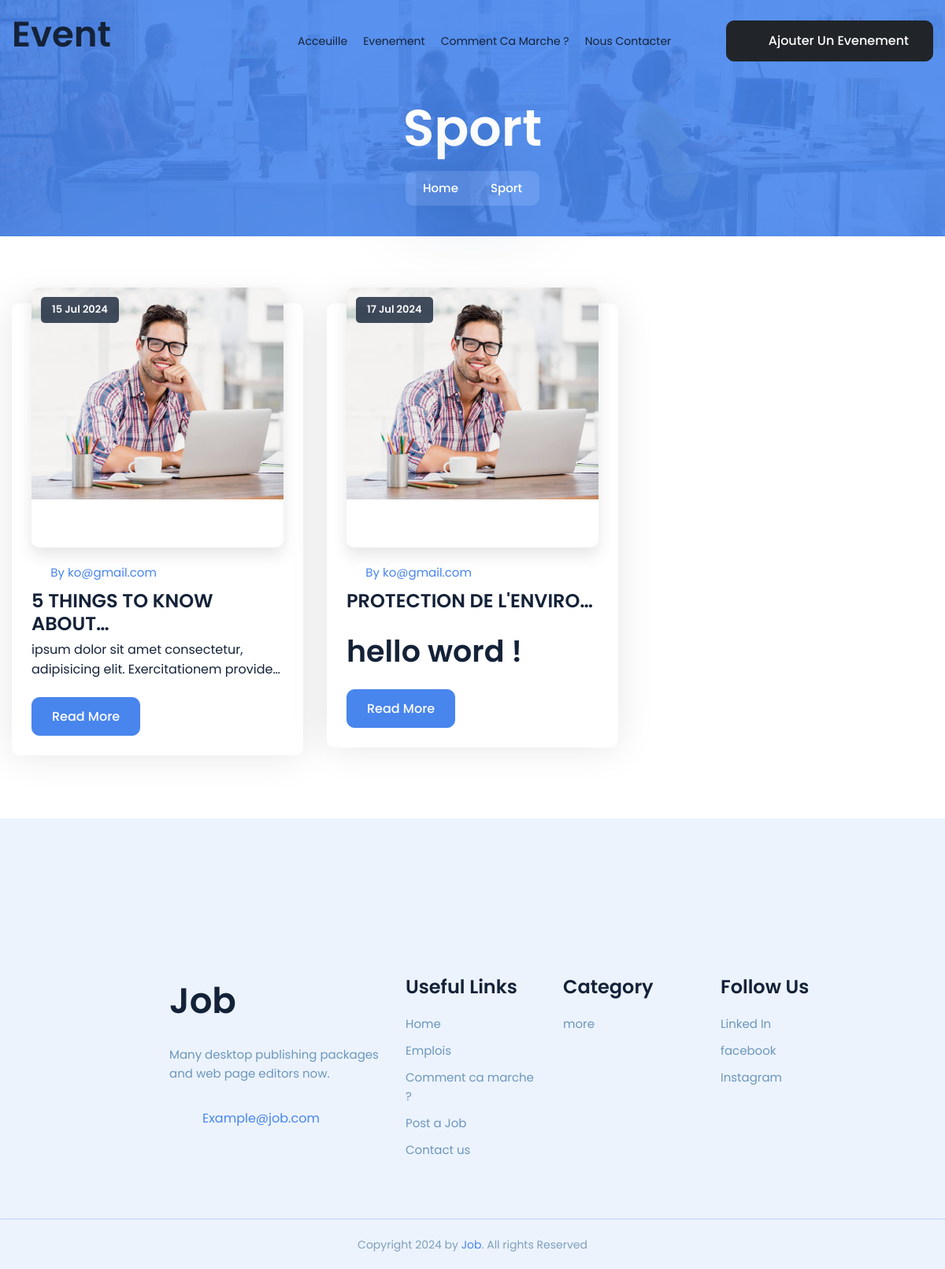
The page /category/cat-850979/ on the database as committed earlier.
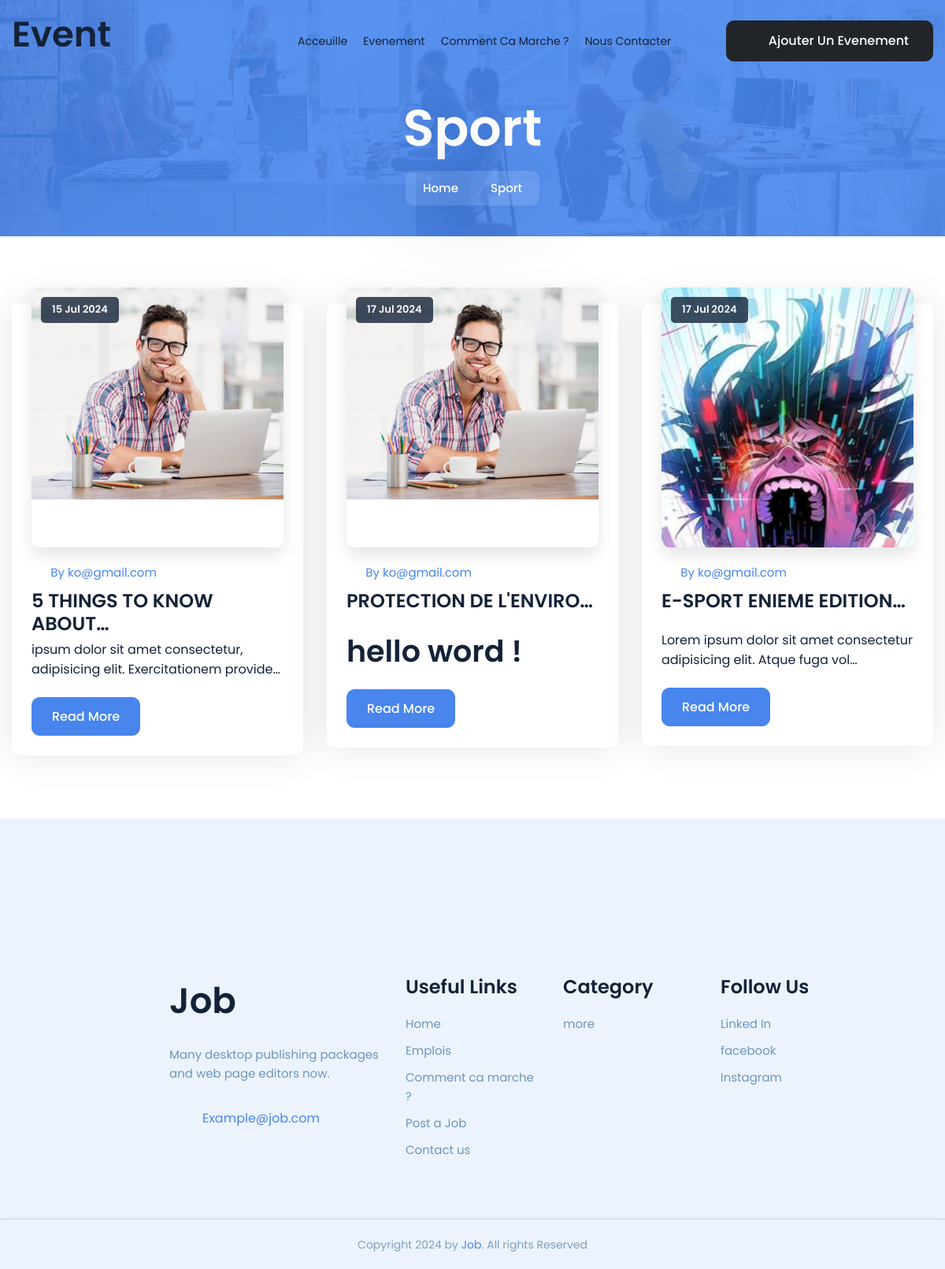
The same page on the database as committed later.
### post/models.py (models this page shows, shortened)
class Category(models.Model):
    cid = ShortUUIDField(unique=True, length=6,max_length=255, alphabet='1234567890' , editable=False,  prefix='cat-')
    title = models.CharField(max_length=50)
    image = models.ImageField(max_length=250, default='default.jpg')
    add_date = models.DateTimeField(auto_now=False, auto_now_add=True)

class Post(models.Model):
    jid = ShortUUIDField(unique=True, length=6 ,max_length=255, alphabet='1234567890' , editable=False,  prefix='job-')
    title = models.CharField(max_length=50)
    image = models.ImageField(max_length=250, default='default.jpg')
    category = models.ForeignKey(Category,on_delete=models.CASCADE, default='', related_name='category')
    author = models.ForeignKey(ProfileEmployeur,on_delete=models.CASCADE,related_name='author')
    description = models.TextField()
    tag = TaggableManager()
    publication_date = models.DateTimeField(auto_now=False, auto_now_add=True)
    active = models.BooleanField(default=True)

### user/models.py (models this page shows)
class ProfileEmployeur(models.Model):
    eid = ShortUUIDField(unique=True, max_length=255, length= 20 , primary_key=True , editable=False)
    user = models.OneToOneField(User, on_delete=models.CASCADE, default='')
    active = models.BooleanField(default=True)
    phone = models.CharField(max_length=50, default='')
    facebook_link =  models.URLField(max_length=250, blank=True, null=True, default='')
    instagram_link =  models.URLField(max_length=250, blank=True, null=True, default='')
    twetter_link =  models.URLField(max_length=250, blank=True, null=True, default='')
    youtube_link =  models.URLField(max_length=250, blank=True, null=True, default='')
    linkedin_link =  models.URLField(max_length=250, blank=True, null=True, default='')
    mail = models.EmailField(max_length=150, default='' , blank=True, null=True)
    phone = models.CharField(max_length=150, default='' , blank=True, null=True)
    whatsapp = models.CharField(max_length=150, default='' , blank=True, null=True)
    def __str__(self):
        return self.user.username

### post/views.py (the view)
# urls.py: path('category/<cid>/', views.categoryJobPage, name='cat-job'),
def categoryJobPage(request, cid):
    cat = Category.objects.get(cid = cid)
    post = Post.objects.filter(category=cat)
    context = {
        'post':post,
        'cat':cat
    }
    return render(request, 'category-job.html', context)

### Template/category-job.html
{% extends 'base.html' %}
{% load static %}
{% block body %}
<div class="page-content">
        <div class="dz-bnr-inr dz-bnr-inr-sm text-center overlay-primary-dark" style="background-image: url(assets/images/banner/bnr1.jpg);">
            <div class="container">
                <div class="dz-bnr-inr-entry">
                    <h1>{{cat.title}}</h1>
                    <nav aria-label="breadcrumb" class="breadcrumb-row m-t15">
                        <ul class="breadcrumb">
                            <li class="breadcrumb-item"><a href="/">Home</a></li>
                            <li class="breadcrumb-item active" aria-current="page">{{cat.title}}</li>
                        </ul>
                    </nav>
                </div>
            </div>
        </div>
    <section class="content-inner overflow-hidden position-relative">
        <div class="container">
            <div class="row">
			 {% for post in post %}
			 <div class="col-xl-4 col-md-6  m-b30">
				<div class="dz-card style-1 overlay-shine wow fadeInUp" data-wow-delay="1.{{forloop.counter}}s">
					<div class="dz-media">
						<a href="{% url 'job-detail' post.jid %}"><img src="{{post.image.url}}"></a>
						<span class="date"><a href="javascript:void(0)">{{post.publication_date|date:'d M Y'}}</a></span>
					</div>
					<div class="dz-info">
						<div class="dz-meta">
							<ul>
								<li class="post-author text-primary">
									<span>
										<i class="fa-solid fa-user"></i>
									</span>
									By {{post.author}}</li>
							</ul>
						</div>
						<h4 class="dz-title" style="text-transform: uppercase;"><a href="{% url 'job-detail' post.jid %}">{{post.title|truncatechars:23}}</a></h4>
						<p>{{post.description|safe|truncatechars:75}}</p>
						<a href="{% url 'job-detail' post.jid %}" class="btn btn-primary">Read More</a>
					</div>
				</div>
			</div>
			 {% endfor %}
            </div>
        </div>
    </section>
</div>
{% endblock body %}

### Template/base.html (shortened to what this page needs)
{% load static %}
<!DOCTYPE html>
<html lang="en">
<head>
	<link href="{% static 'assets/vendor/animate/animate.css' %}" rel="stylesheet" />
	<link href="{% static 'assets/vendor/magnific-popup/magnific-popup.css' %}" rel="stylesheet" />
	<link href="{% static 'assets/vendor/swiper/swiper-bundle.min.css' %}" rel="stylesheet" />
	<link href="{% static 'assets/vendor/switcher/switcher.css' %}" rel="stylesheet" />
	<link href="{% static 'assets/vendor/rangeslider/rangeslider.css' %}" rel="stylesheet" />
	<link rel="stylesheet" href="{% static 'assets/css/style.css' %}" />
	<link class="skin" rel="stylesheet" href="{% static 'assets/css/skin/skin-1.css' %}" />
</head>
<body data-anm=".anm">
	<div class="page-wraper">
		<header class="site-header mo-left header header-transparent">
			<div class="sticky-header main-bar-wraper navbar-expand-lg">
				<div class="main-bar clearfix">
					<div class="container clearfix">
						<div class="logo-header">
							<a href="/" class="logo-dark">
								<h1 style="font-size: x-larger">Event</h1>
							</a>
						</div>
						<div class="extra-nav">
							<div class="extra-cell">
								<a class="btn btn-dark btn-lg btn-shadow" href="{% url 'addjob' %}">
									<span class="fas fa-bell m-r10"></span>Ajouter un evenement </a>
							</div>
						</div>
						<div class="header-nav navbar-collapse collapse justify-content-end" id="navbarNavDropdown">
							<ul class="nav navbar-nav navbar navbar-left">
								<li><a href="/">Acceuille</a></li>
								<li><a href="{% url 'job' %}">Evenement</a></li>
								<li><a href="/#howitwork">Comment ca marche ?</a></li>
								<li><a href="{% url 'contact' %}">Nous contacter</a></li>
							</ul>
						</div>
					</div>
				</div>
			</div>
		</header>
		{% block body %} {% endblock body %}
		<footer class="site-footer style-1 position-relative">
			<div class="footer-top bg-light sapping">
				<div class="container">
					<div class="row p-50">
						<div class="col-lg-2"></div>
						<div class="col-lg-3 col-md-12 col-sm-12">
							<div class="widget wow fadeInUp text-center text-lg-start" data-wow-delay="1.4s">
								<div class="footer-logo">
									<a href="/" class="logo-dark">
										<h1 style="font-size: x-larger">Job</h1>
									</a>
								</div>
								<p>
									Many desktop publishing packages and web page editors now.
								</p>
								<div class="widget_getintuch">
									<ul>
										<li class="text-center">
											<i class="fa-regular fa-comments"></i>
											Example@job.com
										</li>
									</ul>
								</div>
							</div>
						</div>
						<div class="col-lg-6 col-md-12 col-sm-12">
							<div class="row">
								<div class="col-lg-4 col-md-4 col-sm-4 col-6">
									<div class="widget widget_links wow fadeInUp" data-wow-delay="1.6s">
										<h4 class="footer-title">Useful Links</h4>
										<ul>
											<li><a href="/">Home</a></li>
											<li><a href="{% url 'job' %}">Emplois</a></li>
											<li><a href="/#howitwork">Comment ca marche ?</a></li>
											<li><a href="javascript:void(0);">Post a Job</a></li>
											<li><a href="{% url 'contact' %}">Contact us</a></li>
										</ul>
									</div>
								</div>
								<div class="col-lg-4 col-md-4 col-sm-4 col-6">
									<div class="widget widget_links wow fadeInUp" data-wow-delay="1.8s">
										<h4 class="footer-title">Category</h4>
										<ul>
												<li><a href="{% url 'category' %}">more</a></li>
										</ul>
									</div>
								</div>
								<div class="col-lg-4 col-md-4 col-sm-4 col-6">
									<div class="widget widget_links wow fadeInUp" data-wow-delay="2.0s">
										<h4 class="footer-title">Follow Us</h4>
										<ul>
											<li><a href="javascript:void(0);">Linked In </a></li>
											<li><a href="javascript:void(0);">facebook</a></li>
											<li><a href="javascript:void(0);">Instagram</a></li>
										</ul>
									</div>
								</div>
							</div>
						</div>
					</div>
				</div>
			</div>
			<div class="footer-bottom text-md-center text-md-center bg-light">
				<div class="container">
					<div class="row align-items-center">
						<div class="col-12">
							<div class="footer-inner text-center">
								<p class="copyright-text wow fadeInUp" data-wow-delay="2.4s">
									Copyright 2024 by
									<a class="text-primary" href="https://localhost:8000/" target="_blank">Job</a>. All
									rights Reserved
								</p>
							</div>
						</div>
					</div>
				</div>
			</div>
		</footer>
	</div>
</body>
</html>

### static/assets/css/skin/skin-1.css (style rules this page uses)
:root { --primary: #4885ED; --primary-hover: #1f56b3; --primary-dark: #1f56b3; --rgba-primary-1: rgba(72,133,237,0.1); --rgba-primary-3: rgba(72,133,237,0.3); --rgba-primary-2: rgba(72,133,237,0.2); --rgba-primary-4: rgba(72,133,237,0.4); --rgba-primary-5: rgba(72,133,237,0.5); --rgba-primary-05: rgba(72,133,237,0.05); --rgba-primary-6: rgba(72,133,237,0.6); --rgba-primary-7: rgba(72,133,237,0.7); --rgba-primary-8: rgba(72,133,237,0.8); --rgba-primary-9: rgba(72,133,237,0.9); --secondary: #232323; --theme-text-color: #fff; --title: #142238; }

Rows that differ between the two databases and show on the page:
added Post: image (picture), publication_date "17 Jul 2024", author "ko@gmail.com", title "E-SPORT ENIEME EDITION…", description "Lorem ipsum dolor sit amet consectetur adipisicing elit. Atque fuga vol…"
